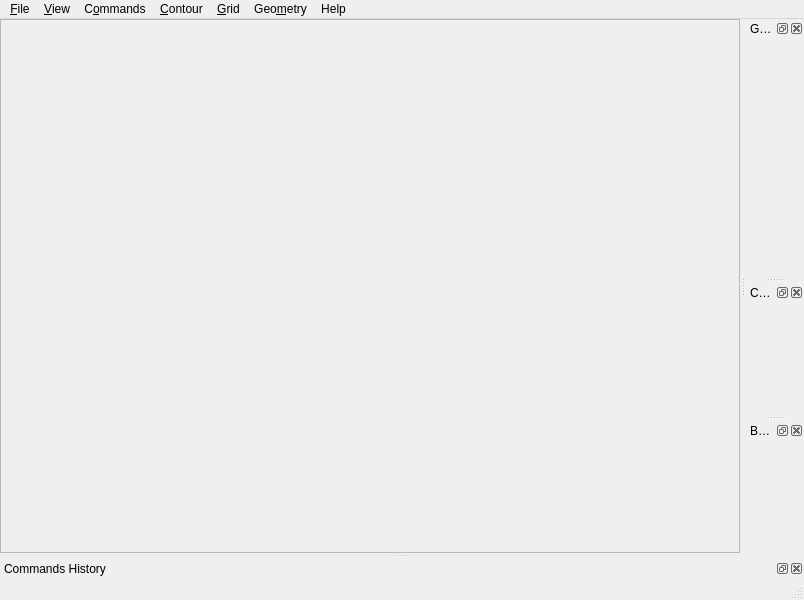
<?xml version="1.0" encoding="UTF-8"?>
<ui version="4.0">
 <class>MainWindow</class>
 <widget class="QMainWindow" name="MainWindow">
  <property name="geometry">
   <rect>
    <x>0</x>
    <y>0</y>
    <width>804</width>
    <height>600</height>
   </rect>
  </property>
  <property name="windowTitle">
   <string>MainWindow</string>
  </property>
  <property name="windowIcon">
   <iconset resource="ComGridRes.qrc">
    <normaloff>:/icons/mainwin.png</normaloff>:/icons/mainwin.png</iconset>
  </property>
  <property name="toolButtonStyle">
   <enum>Qt::ToolButtonIconOnly</enum>
  </property>
  <property name="animated">
   <bool>true</bool>
  </property>
  <property name="dockNestingEnabled">
   <bool>false</bool>
  </property>
  <property name="dockOptions">
   <set>QMainWindow::AnimatedDocks</set>
  </property>
  <widget class="QWidget" name="centralwidget">
   <layout class="QVBoxLayout" name="verticalLayout_2">
    <property name="margin">
     <number>0</number>
    </property>
    <item>
     <widget class="QFrame" name="f_vtk">
      <property name="frameShape">
       <enum>QFrame::StyledPanel</enum>
      </property>
      <property name="frameShadow">
       <enum>QFrame::Sunken</enum>
      </property>
      <property name="lineWidth">
       <number>4</number>
      </property>
     </widget>
    </item>
   </layout>
  </widget>
  <widget class="QMenuBar" name="menubar">
   <property name="geometry">
    <rect>
     <x>0</x>
     <y>0</y>
     <width>804</width>
     <height>20</height>
    </rect>
   </property>
   <widget class="QMenu" name="menu_File">
    <property name="title">
     <string>&amp;File</string>
    </property>
    <widget class="QMenu" name="menuImport">
     <property name="title">
      <string>&amp;Import</string>
     </property>
     <addaction name="act_imp_cont"/>
     <addaction name="act_imp_grid"/>
    </widget>
    <widget class="QMenu" name="menuExport">
     <property name="title">
      <string>&amp;Export</string>
     </property>
     <addaction name="act_exp_grid"/>
    </widget>
    <addaction name="act_open"/>
    <addaction name="act_save"/>
    <addaction name="menuImport"/>
    <addaction name="menuExport"/>
    <addaction name="separator"/>
    <addaction name="act_exit"/>
   </widget>
   <widget class="QMenu" name="menu_Edit">
    <property name="title">
     <string>C&amp;ommands</string>
    </property>
    <addaction name="act_undo"/>
    <addaction name="act_redo"/>
    <addaction name="separator"/>
    <addaction name="act_clean_hist"/>
    <addaction name="act_clean_all"/>
   </widget>
   <widget class="QMenu" name="menu_View">
    <property name="title">
     <string>&amp;View</string>
    </property>
    <addaction name="act_grid_manager"/>
    <addaction name="act_contour_manager"/>
    <addaction name="act_bnd_manager"/>
    <addaction name="act_commands_history"/>
   </widget>
   <widget class="QMenu" name="menu_Geometry">
    <property name="title">
     <string>Geo&amp;metry</string>
    </property>
    <addaction name="act_copy_grids"/>
    <addaction name="act_remove_grids"/>
    <addaction name="separator"/>
    <addaction name="act_movrot"/>
    <addaction name="act_scale"/>
   </widget>
   <widget class="QMenu" name="menuConts">
    <property name="title">
     <string>&amp;Contour</string>
    </property>
    <widget class="QMenu" name="menuAdd_2">
     <property name="title">
      <string>&amp;Add uniform</string>
     </property>
     <addaction name="act_cont_rect"/>
    </widget>
    <addaction name="menuAdd_2"/>
    <addaction name="separator"/>
    <addaction name="act_unite_conts"/>
    <addaction name="act_sep_conts"/>
    <addaction name="separator"/>
    <addaction name="act_set_bc"/>
    <addaction name="act_new_bc"/>
   </widget>
   <widget class="QMenu" name="menuGrid">
    <property name="title">
     <string>&amp;Grid</string>
    </property>
    <widget class="QMenu" name="menuAdd">
     <property name="title">
      <string>&amp;Add uniform</string>
     </property>
     <addaction name="act_unf_rect"/>
     <addaction name="act_unf_circ"/>
     <addaction name="act_unf_ring"/>
    </widget>
    <addaction name="menuAdd"/>
    <addaction name="separator"/>
    <addaction name="act_unite_grids"/>
    <addaction name="act_ex_cont"/>
   </widget>
   <widget class="QMenu" name="menuHelp">
    <property name="title">
     <string>Help</string>
    </property>
    <addaction name="act_about"/>
   </widget>
   <addaction name="menu_File"/>
   <addaction name="menu_View"/>
   <addaction name="menu_Edit"/>
   <addaction name="menuConts"/>
   <addaction name="menuGrid"/>
   <addaction name="menu_Geometry"/>
   <addaction name="menuHelp"/>
  </widget>
  <widget class="QStatusBar" name="statusbar"/>
  <widget class="QDockWidget" name="dw_grid_manager">
   <property name="features">
    <set>QDockWidget::AllDockWidgetFeatures</set>
   </property>
   <property name="windowTitle">
    <string>Grid Manager</string>
   </property>
   <attribute name="dockWidgetArea">
    <number>2</number>
   </attribute>
   <widget class="QWidget" name="dockWidgetContents">
    <layout class="QVBoxLayout" name="verticalLayout"/>
   </widget>
  </widget>
  <widget class="QDockWidget" name="dw_history">
   <property name="windowTitle">
    <string>Commands History</string>
   </property>
   <attribute name="dockWidgetArea">
    <number>8</number>
   </attribute>
   <widget class="QWidget" name="dockWidgetContents_3"/>
  </widget>
  <widget class="QDockWidget" name="dw_contour_manager">
   <property name="floating">
    <bool>false</bool>
   </property>
   <property name="features">
    <set>QDockWidget::AllDockWidgetFeatures</set>
   </property>
   <property name="windowTitle">
    <string>Contours Manager</string>
   </property>
   <attribute name="dockWidgetArea">
    <number>2</number>
   </attribute>
   <widget class="QWidget" name="dockWidgetContents_2"/>
  </widget>
  <widget class="QDockWidget" name="dw_bnd_manager">
   <property name="allowedAreas">
    <set>Qt::AllDockWidgetAreas</set>
   </property>
   <property name="windowTitle">
    <string>Boundary Manager</string>
   </property>
   <attribute name="dockWidgetArea">
    <number>2</number>
   </attribute>
   <widget class="QWidget" name="dockWidgetContents_4"/>
  </widget>
  <action name="act_open">
   <property name="text">
    <string>&amp;Open ...</string>
   </property>
  </action>
  <action name="act_save">
   <property name="text">
    <string>&amp;Save ...</string>
   </property>
  </action>
  <action name="act_exit">
   <property name="text">
    <string>E&amp;xit</string>
   </property>
  </action>
  <action name="act_undo">
   <property name="text">
    <string>&amp;Undo</string>
   </property>
   <property name="shortcut">
    <string>Ctrl+Z</string>
   </property>
  </action>
  <action name="act_redo">
   <property name="text">
    <string>&amp;Redo</string>
   </property>
   <property name="shortcut">
    <string>Ctrl+Y</string>
   </property>
  </action>
  <action name="act_unf_rect">
   <property name="text">
    <string>&amp;Rectangle</string>
   </property>
  </action>
  <action name="act_grid_manager">
   <property name="checkable">
    <bool>true</bool>
   </property>
   <property name="checked">
    <bool>true</bool>
   </property>
   <property name="text">
    <string>&amp;Grid Manager</string>
   </property>
  </action>
  <action name="act_unite_grids">
   <property name="text">
    <string>&amp;Unite grids</string>
   </property>
  </action>
  <action name="act_unf_circ">
   <property name="text">
    <string>&amp;Cirlce</string>
   </property>
  </action>
  <action name="act_movrot">
   <property name="text">
    <string>&amp;Move/Rotate</string>
   </property>
  </action>
  <action name="act_unf_ring">
   <property name="text">
    <string>R&amp;ing</string>
   </property>
  </action>
  <action name="act_scale">
   <property name="text">
    <string>Sc&amp;ale</string>
   </property>
  </action>
  <action name="act_commands_history">
   <property name="checkable">
    <bool>true</bool>
   </property>
   <property name="text">
    <string>Commands &amp;History</string>
   </property>
  </action>
  <action name="act_copy_grids">
   <property name="text">
    <string>&amp;Copy</string>
   </property>
  </action>
  <action name="act_remove_grids">
   <property name="text">
    <string>&amp;Remove</string>
   </property>
  </action>
  <action name="act_contour_manager">
   <property name="checkable">
    <bool>true</bool>
   </property>
   <property name="checked">
    <bool>true</bool>
   </property>
   <property name="text">
    <string>&amp;Contour Manager</string>
   </property>
  </action>
  <action name="act_cont_rect">
   <property name="text">
    <string>&amp;Rectangle</string>
   </property>
  </action>
  <action name="act_bnd_manager">
   <property name="checkable">
    <bool>true</bool>
   </property>
   <property name="text">
    <string>&amp;Boundary Manager</string>
   </property>
  </action>
  <action name="act_set_bc">
   <property name="text">
    <string>Assign &amp;boundary types</string>
   </property>
  </action>
  <action name="act_new_bc">
   <property name="text">
    <string>&amp;Create boundary type</string>
   </property>
  </action>
  <action name="act_ex_cont">
   <property name="text">
    <string>&amp;Exclude conts</string>
   </property>
  </action>
  <action name="act_unite_conts">
   <property name="text">
    <string>&amp;Unite contours</string>
   </property>
  </action>
  <action name="act_sep_conts">
   <property name="text">
    <string>&amp;Separate/Simplify</string>
   </property>
  </action>
  <action name="actionContour">
   <property name="text">
    <string>Contour</string>
   </property>
  </action>
  <action name="act_enter_cont">
   <property name="text">
    <string>&amp;Enter</string>
   </property>
  </action>
  <action name="act_imp_cont">
   <property name="text">
    <string>&amp;Contour</string>
   </property>
  </action>
  <action name="act_imp_grid">
   <property name="text">
    <string>&amp;Grid</string>
   </property>
  </action>
  <action name="act_exp_cont">
   <property name="text">
    <string>&amp;Contour</string>
   </property>
  </action>
  <action name="act_exp_grid">
   <property name="text">
    <string>&amp;Grid</string>
   </property>
  </action>
  <action name="act_clean_hist">
   <property name="text">
    <string>Clean &amp;history</string>
   </property>
  </action>
  <action name="act_clean_all">
   <property name="text">
    <string>Clean all</string>
   </property>
  </action>
  <action name="act_repeat">
   <property name="text">
    <string>&amp;Repeat last</string>
   </property>
  </action>
  <action name="act_about">
   <property name="text">
    <string>About</string>
   </property>
  </action>
 </widget>
 <resources>
  <include location="ComGridRes.qrc"/>
 </resources>
 <connections>
  <connection>
   <sender>act_exit</sender>
   <signal>triggered()</signal>
   <receiver>MainWindow</receiver>
   <slot>close()</slot>
   <hints>
    <hint type="sourcelabel">
     <x>-1</x>
     <y>-1</y>
    </hint>
    <hint type="destinationlabel">
     <x>399</x>
     <y>299</y>
    </hint>
   </hints>
  </connection>
  <connection>
   <sender>act_grid_manager</sender>
   <signal>toggled(bool)</signal>
   <receiver>dw_grid_manager</receiver>
   <slot>setVisible(bool)</slot>
   <hints>
    <hint type="sourcelabel">
     <x>-1</x>
     <y>-1</y>
    </hint>
    <hint type="destinationlabel">
     <x>761</x>
     <y>300</y>
    </hint>
   </hints>
  </connection>
  <connection>
   <sender>dw_grid_manager</sender>
   <signal>visibilityChanged(bool)</signal>
   <receiver>act_grid_manager</receiver>
   <slot>setChecked(bool)</slot>
   <hints>
    <hint type="sourcelabel">
     <x>664</x>
     <y>300</y>
    </hint>
    <hint type="destinationlabel">
     <x>-1</x>
     <y>-1</y>
    </hint>
   </hints>
  </connection>
  <connection>
   <sender>act_commands_history</sender>
   <signal>toggled(bool)</signal>
   <receiver>dw_history</receiver>
   <slot>setVisible(bool)</slot>
   <hints>
    <hint type="sourcelabel">
     <x>-1</x>
     <y>-1</y>
    </hint>
    <hint type="destinationlabel">
     <x>401</x>
     <y>558</y>
    </hint>
   </hints>
  </connection>
  <connection>
   <sender>dw_history</sender>
   <signal>visibilityChanged(bool)</signal>
   <receiver>act_commands_history</receiver>
   <slot>setChecked(bool)</slot>
   <hints>
    <hint type="sourcelabel">
     <x>401</x>
     <y>558</y>
    </hint>
    <hint type="destinationlabel">
     <x>-1</x>
     <y>-1</y>
    </hint>
   </hints>
  </connection>
  <connection>
   <sender>act_contour_manager</sender>
   <signal>toggled(bool)</signal>
   <receiver>dw_contour_manager</receiver>
   <slot>setVisible(bool)</slot>
   <hints>
    <hint type="sourcelabel">
     <x>-1</x>
     <y>-1</y>
    </hint>
    <hint type="destinationlabel">
     <x>765</x>
     <y>558</y>
    </hint>
   </hints>
  </connection>
  <connection>
   <sender>dw_contour_manager</sender>
   <signal>visibilityChanged(bool)</signal>
   <receiver>act_contour_manager</receiver>
   <slot>setChecked(bool)</slot>
   <hints>
    <hint type="sourcelabel">
     <x>765</x>
     <y>558</y>
    </hint>
    <hint type="destinationlabel">
     <x>-1</x>
     <y>-1</y>
    </hint>
   </hints>
  </connection>
  <connection>
   <sender>act_bnd_manager</sender>
   <signal>toggled(bool)</signal>
   <receiver>dw_bnd_manager</receiver>
   <slot>setVisible(bool)</slot>
   <hints>
    <hint type="sourcelabel">
     <x>-1</x>
     <y>-1</y>
    </hint>
    <hint type="destinationlabel">
     <x>765</x>
     <y>511</y>
    </hint>
   </hints>
  </connection>
  <connection>
   <sender>dw_bnd_manager</sender>
   <signal>visibilityChanged(bool)</signal>
   <receiver>act_bnd_manager</receiver>
   <slot>setChecked(bool)</slot>
   <hints>
    <hint type="sourcelabel">
     <x>765</x>
     <y>511</y>
    </hint>
    <hint type="destinationlabel">
     <x>-1</x>
     <y>-1</y>
    </hint>
   </hints>
  </connection>
 </connections>
</ui>
